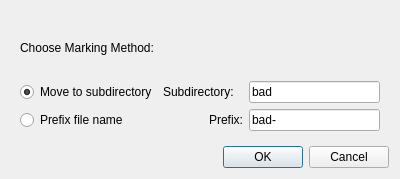
<?xml version="1.0" encoding="UTF-8"?>
<ui version="4.0">
 <class>snowgui::markingmethoddialog</class>
 <widget class="QDialog" name="snowgui::markingmethoddialog">
  <property name="geometry">
   <rect>
    <x>0</x>
    <y>0</y>
    <width>400</width>
    <height>179</height>
   </rect>
  </property>
  <property name="windowTitle">
   <string>Dialog</string>
  </property>
  <layout class="QVBoxLayout" name="verticalLayout">
   <item>
    <widget class="QWidget" name="widget" native="true">
     <layout class="QGridLayout" name="gridLayout">
      <item row="1" column="0">
       <widget class="QRadioButton" name="subdirButton">
        <property name="text">
         <string>Move to subdirectory</string>
        </property>
        <property name="checked">
         <bool>true</bool>
        </property>
       </widget>
      </item>
      <item row="1" column="2">
       <widget class="QLabel" name="subdirectoryLabel">
        <property name="minimumSize">
         <size>
          <width>80</width>
          <height>0</height>
         </size>
        </property>
        <property name="text">
         <string>Subdirectory:</string>
        </property>
       </widget>
      </item>
      <item row="0" column="0">
       <widget class="QLabel" name="label">
        <property name="text">
         <string>Choose Marking Method:</string>
        </property>
       </widget>
      </item>
      <item row="2" column="0">
       <widget class="QRadioButton" name="prefixButton">
        <property name="text">
         <string>Prefix file name</string>
        </property>
       </widget>
      </item>
      <item row="2" column="2">
       <widget class="QLabel" name="prefixLabel">
        <property name="text">
         <string>Prefix:</string>
        </property>
        <property name="alignment">
         <set>Qt::AlignRight|Qt::AlignTrailing|Qt::AlignVCenter</set>
        </property>
       </widget>
      </item>
      <item row="2" column="3">
       <widget class="QLineEdit" name="prefixField">
        <property name="text">
         <string>bad-</string>
        </property>
       </widget>
      </item>
      <item row="1" column="3">
       <widget class="QLineEdit" name="subdirectoryField">
        <property name="text">
         <string>bad</string>
        </property>
       </widget>
      </item>
     </layout>
    </widget>
   </item>
   <item>
    <widget class="QDialogButtonBox" name="buttonBox">
     <property name="orientation">
      <enum>Qt::Horizontal</enum>
     </property>
     <property name="standardButtons">
      <set>QDialogButtonBox::Cancel|QDialogButtonBox::Ok</set>
     </property>
    </widget>
   </item>
  </layout>
 </widget>
 <resources/>
 <connections>
  <connection>
   <sender>buttonBox</sender>
   <signal>accepted()</signal>
   <receiver>snowgui::markingmethoddialog</receiver>
   <slot>accept()</slot>
   <hints>
    <hint type="sourcelabel">
     <x>248</x>
     <y>254</y>
    </hint>
    <hint type="destinationlabel">
     <x>157</x>
     <y>274</y>
    </hint>
   </hints>
  </connection>
  <connection>
   <sender>buttonBox</sender>
   <signal>rejected()</signal>
   <receiver>snowgui::markingmethoddialog</receiver>
   <slot>reject()</slot>
   <hints>
    <hint type="sourcelabel">
     <x>316</x>
     <y>260</y>
    </hint>
    <hint type="destinationlabel">
     <x>286</x>
     <y>274</y>
    </hint>
   </hints>
  </connection>
 </connections>
</ui>
